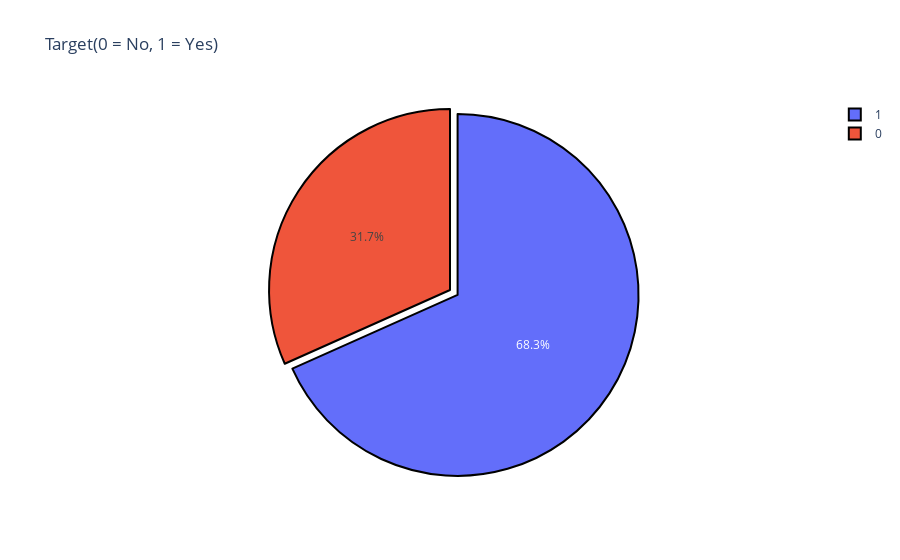

The cell this chart's notebook holds for it:
### Code cell
col = "sex"
colors = ['orenge', 'light blue']
grouped = raw_data[col].value_counts().reset_index()
grouped = grouped.rename(columns = {col : "count", "index" : col})

## plot
#trace = go.Pie(labels=grouped[col], values=grouped['count'], pull=[0.05, 0])
trace = go.Pie(labels=grouped[col], values=grouped['count'], pull=[0.05, 0],
               marker=dict(colors=colors, line=dict(color='#000000', width=2)))
layout = {'title': 'Target(0 = No, 1 = Yes)'}
fig = go.Figure(data = [trace], layout = layout)
iplot(fig)

### Figure 1 — Plotly figure (JSON) as saved in the notebook; plotly's stock layout.template omitted (floating-point values rounded to 4 significant figures)
{"data": [{"labels": [1, 0], "marker": {"colors": ["orenge", "light blue"], "line": {"color": "#000000", "width": 2}}, "pull": [0.05, 0], "type": "pie", "values": [207, 96]}], "layout": {"title": {"text": "Target(0 = No, 1 = Yes)"}}}
